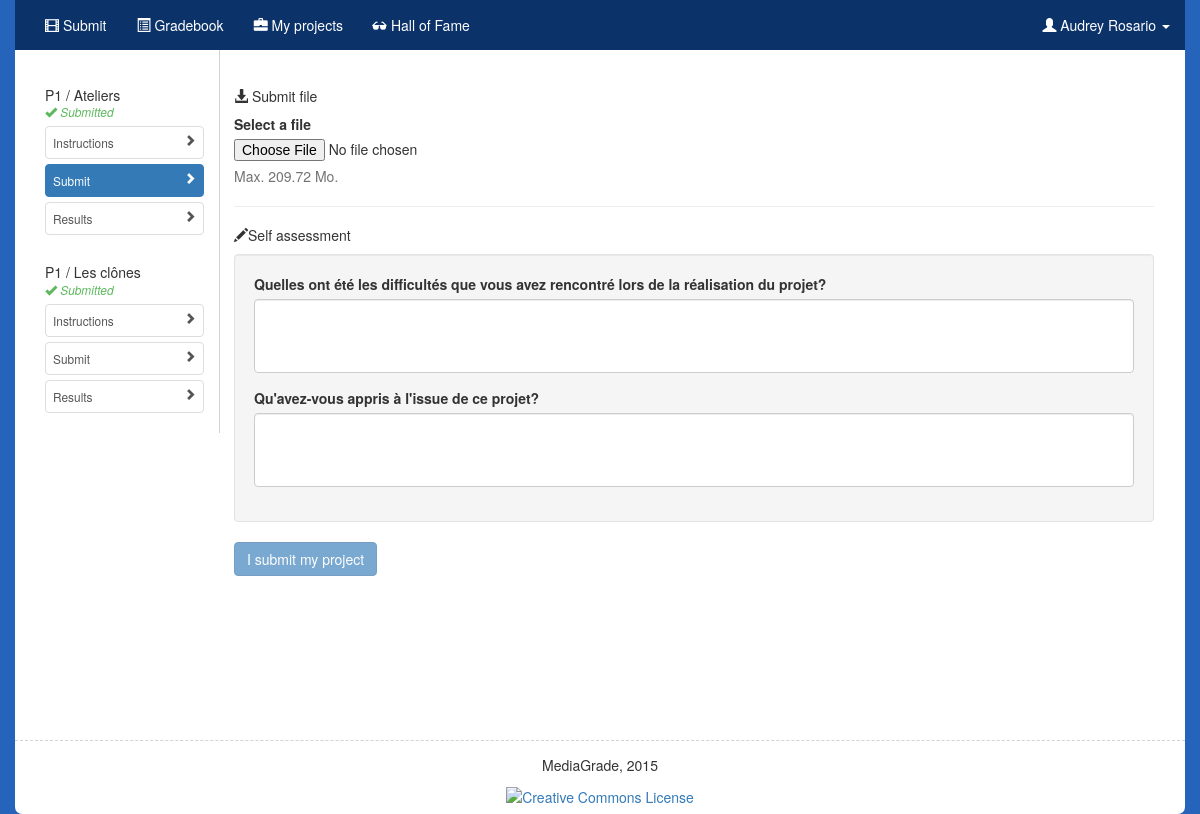
/?submit=17 (signed in), run on the app's committed database.
### tables this page shows
CREATE TABLE IF NOT EXISTS `projects` (
  `project_id` int(11) NOT NULL AUTO_INCREMENT,
  `periode` tinyint(4) NOT NULL,
  `instructions` varchar(8000) NOT NULL,
  `deadline` date NOT NULL,
  `project_name` text NOT NULL,
  `class` text NOT NULL,
  `assessment_id` text NOT NULL,
  `auto_assessment_id` text NOT NULL,
  `assessment_type` text NOT NULL,
  `skill_id` tinytext NOT NULL,
  `extension` text NOT NULL,
  `number_of_files` tinyint(4) NOT NULL DEFAULT '1',
  `is_activated` tinyint(1) NOT NULL DEFAULT '1',
  PRIMARY KEY (`project_id`),
  KEY `id` (`project_id`)
);

CREATE TABLE IF NOT EXISTS `auto_assesment` (
  `id` int(11) NOT NULL AUTO_INCREMENT,
  `question` varchar(8000) NOT NULL,
  PRIMARY KEY (`id`),
  KEY `id` (`id`)
);

### templates/submit.php (the view, shortened to what this page needs)
 <?php include('projects_nav.php'); ?>
<main class="col-md-10">
     <form action="index.php" role="form" enctype="multipart/form-data" method="post" data-toggle="validator">
         <div class="form-group">
         <h5><span class="glyphicon glyphicon-download-alt"></span> <?= ($number_of_files > 1 ? LABEL_SUBMIT_FILES : LABEL_SUBMIT_FILE) ?></h5>
  <?php while($number_of_files--): ?>
  <?php if (!empty($extension)):?>
             <label for="inputfile"><?= LABEL_SELECT_FILE ?></label>
             <input id="inputfile" name="submitted_file[]" data-error="<?= LABEL_NO_FILE ?>"  type="file" <?= (!empty($project_data[$number_of_files - 1]["file_name"]) ? '' : 'required') ?>
             <input type="hidden" name="MAX_FILE_SIZE" value="<?= MAX_UPLOAD_FILE_SIZE ?>" />
             <p class="help-block with-errors">Max. <?= number_format(MAX_UPLOAD_FILE_SIZE / 1000000, 2) ?> Mo.</p>
  <?php endif ?>
             <hr />
  <?php endwhile ?>
         </div>
    <?php if(isset($questions)): ?>
         <h5><span class="glyphicon glyphicon-pencil"></span><?= LABEL_SELF_ASSESSMENT ?></h5>
         <div class="well">
            <?php foreach($questions as $question): ?>
            <div class="form-group">
                <label><?= $question["question"] ?></label>
                <textarea name="auto_assessment_<?= $question["id"] ?>" class="form-control" rows="3"  data-error="<?= LABEL_REQUIRED_ANSWER ?>"  required></textarea>
                <span class="glyphicon form-control-feedback" aria-hidden="true"></span>
            </div>
            <?php endforeach ?>
         </div>
    <?php endif ?>
        <button type="submit" class="btn btn-primary"><?= LABEL_SUBMIT_WORK ?></button>
     </form>
 </main>

### templates/projects_nav.php
<aside id="projects" class="col-md-2 bs-docs-sidebar">
<?php foreach ($projects as $project):?>
    <nav>
        <ul class="list-group small nav nav-stacked">
                <li><h5 style="margin-bottom:0"><?= "P" . $project["periode"] . " / " . $project["project_name"]?></h5>
                    <?= (!empty($project["user_id"]) ? '<span class="glyphicon glyphicon-ok" style="color:#5cb85c;"></span> <em  style="color:#5cb85c;">' . LABEL_SUBMITTED_PROJECT . '</em>' : '<em>' . 'Deadline: ' . $project["deadline"] . '</em>') ?>
                </li>
                <li>
                        <ul>
                            <li><a class="list-group-item <?php if(isset($_GET["project"])) {if($_GET["project"] == $project["project_id"]){echo("active");}};?>" href="?project=<?= $project["project_id"]?>"><span class="glyphicon glyphicon-chevron-right pull-right"></span><?= LABEL_INSTRUCTIONS ?></a></li>
                            <li> <a class="list-group-item <?php if(isset($_GET["submit"]))   {if($_GET["submit"] == $project["project_id"]){echo("active");}};?>"  href="?submit=<?= $project["project_id"]?>"><span class="glyphicon glyphicon-chevron-right pull-right"></span><?= LABEL_SUBMIT ?></a></li>
                            <li><a class="list-group-item <?php if(isset($_GET["results"])) {if($_GET["results"] == $project["project_id"]){echo("active");}};?>"  href="?results=<?= $project["project_id"]?>"><span class="glyphicon glyphicon-chevron-right pull-right"></span><?= LABEL_RESULTS ?></a></li>
                        </ul>
                </li>
        </ul>
    </nav>
<?php endforeach?>
</aside>

### public/css/styles.css (style rules this page uses)
html { overflow: -moz-scrollbars-vertical; overflow-y: scroll; }
.list-group-item { margin: 5px 0; padding: 7px; }
main { padding-bottom:5em; }
aside { padding-top:2em; border-right: lightgray solid 1px; margin-right:-1px; }
aside ul { padding-left: 0 }
aside ul li { list-style-type: none }
body { background-color: #2664BB; padding-top: 50px; }
main { padding-bottom: 2em; padding-top: 0; }
main .row:first-child, main form:first-child { padding-top:2em; }
textarea { resize: none; width:400px; }
.bs-docs-sidebar { // height: 100vh; }

### public/css/sticky-footer.css (style rules this page uses)
html, body { height: 100%; }

### data on the page
projects: periode "1", project_name "Ateliers"
projects: periode "1", project_name "Les clônes"
auto_assesment: question "Quelles ont été les difficultés que vous avez rencontré lors de la réalisation du projet?"
auto_assesment: question "Qu'avez-vous appris à l'issue de ce projet?"

### other printed values
LABEL_SUBMIT "Submit"
LABEL_GRADE_BOOK "Gradebook"
LABEL_MY_GALLERY "My projects"
LABEL_GALLERY "Hall of Fame"
$_SESSION["name"] "Audrey"
$_SESSION["last_name"] "Rosario"
LABEL_SUBMIT_FILE "Submit file"
LABEL_SELF_ASSESSMENT "Self assessment"
LABEL_SUBMIT_WORK "I submit my project"
